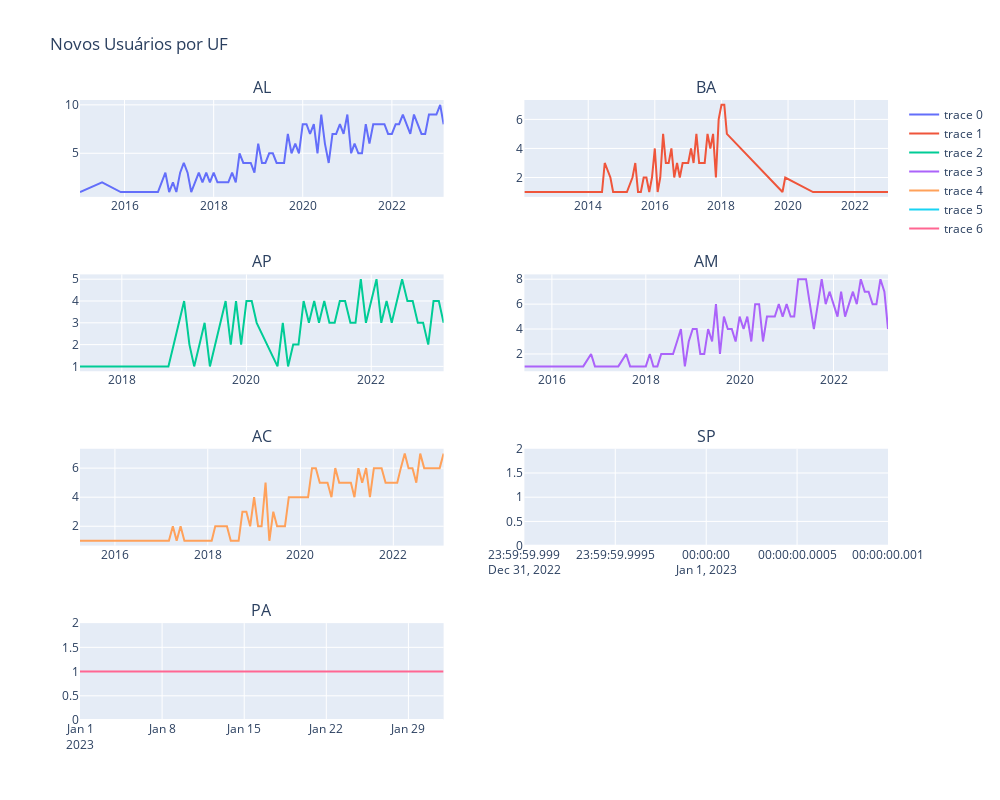

The cell this chart's notebook holds for it:
### Code cell
import plotly.graph_objects as go
from plotly.subplots import make_subplots

# Criar subplots
fig_nusuarios_uf = make_subplots(rows=4, cols=2, subplot_titles=['AL', 'BA', 'AP', 'AM', 'AC', 'SP', 'PA'])

# Adicionar gráficos a cada subplot
fig_nusuarios_uf.add_trace(
    go.Scatter(x=gerar_grafico_Novos_estado('AL').index, y=gerar_grafico_Novos_estado('AL').values.flatten(), mode='lines'),
    row=1, col=1
)

fig_nusuarios_uf.add_trace(
    go.Scatter(x=gerar_grafico_Novos_estado('BA').index, y=gerar_grafico_Novos_estado('BA').values.flatten(), mode='lines'),
    row=1, col=2
)

fig_nusuarios_uf.add_trace(
    go.Scatter(x=gerar_grafico_Novos_estado('AP').index, y=gerar_grafico_Novos_estado('AP').values.flatten(), mode='lines'),
    row=2, col=1
)

fig_nusuarios_uf.add_trace(
    go.Scatter(x=gerar_grafico_Novos_estado('AM').index, y=gerar_grafico_Novos_estado('AM').values.flatten(), mode='lines'),
    row=2, col=2
)

fig_nusuarios_uf.add_trace(
    go.Scatter(x=gerar_grafico_Novos_estado('AC').index, y=gerar_grafico_Novos_estado('AC').values.flatten(), mode='lines'),
    row=3, col=1
)

fig_nusuarios_uf.add_trace(
    go.Scatter(x=gerar_grafico_Novos_estado('SP').index, y=gerar_grafico_Novos_estado('SP').values.flatten(), mode='lines'),
    row=3, col=2
)

fig_nusuarios_uf.add_trace(
    go.Scatter(x=gerar_grafico_Novos_estado('PA').index, y=gerar_grafico_Novos_estado('PA').values.flatten(), mode='lines'),
    row=4, col=1
)

# Ajustar layout
fig_nusuarios_uf.update_layout(height=800, width=1000, title_text="Novos Usuários por UF")

# Exibir figura
fig_nusuarios_uf.show()
